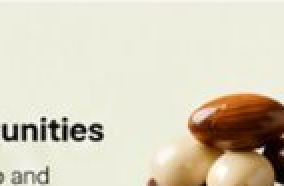
#> input picture scratch/crops/advanced_raw.png, 142 x 93 px, given in place of media_1794471726442_f7251523.jpg, which was not available (shown 2 times larger)
$ python crop_photos.py
#> lines starting #> are read from the running program, lines starting #| are printed output that depends on the picture
from PIL import Image, ImageEnhance, ImageFilter
import os

im = Image.open(r"C:\Users\user\.gemini\antigravity\brain\b9bba401-5ac3-4dbc-bd02-6911ef522a71\.user_uploaded\media_1794471726442_f7251523.jpg")
#> im is the input picture: PIL image 142x93 RGB; mean R, G, B 215.6, 208.8, 189.5
w, h = im.size
#> w = 142; h = 93
print("Original upload size:", w, h)
#| Original upload size: 142 93

# In media_1794471726442_f7251523.jpg (1024 x 200)
# Let's inspect the cards
# The cards are roughly at:
# Card 1 (Almond): x=59..204
# Card 2 (Cashew): x=218..359
# Card 3 (Raisins): x=371..514
# Card 4 (Coffee): x=525..668
# Card 5 (Seeds): x=681..823
# Card 6 (Advanced): x=835..977
# The photo inside each card is roughly from y=12 to y=105
# Let's crop just the photo from each card!
cards = [
    ("almond", 59, 12, 204, 105),
    ("cashew", 218, 12, 359, 105),
    ("raisins", 371, 12, 514, 105),
    ("coffee", 525, 12, 668, 105),
    ("seeds", 681, 12, 823, 105),
    ("advanced", 835, 12, 977, 105),
]

os.makedirs("scratch/crops", exist_ok=True)
for name, x1, y1, x2, y2 in cards:
    crop = im.crop((x1, y1, x2, y2))
    crop.save(f"scratch/crops/{name}_raw.png")
    print(f"Cropped {name}: {crop.size}")
#> this loop made 6 passes
#> pass 1, `crop = im.crop((x1, y1, x2, y2))`:
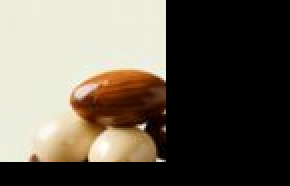
#> crop: PIL image 145x93 RGB (shown 2 times larger); mean R, G, B 102.4, 95.4, 83.7
#> after the loop: crop: PIL image 142x93 RGB; every value is 0

$ run again, on scratch/crops/seeds_raw.png
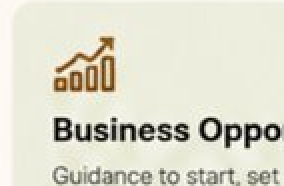
#> input picture scratch/crops/seeds_raw.png, 142 x 93 px, given in place of media_1794471726442_f7251523.jpg, which was not available (shown 2 times larger)
#> im is the input picture: PIL image 142x93 RGB; mean R, G, B 221.1, 220.1, 204.3
#| Original upload size: 142 93
#> the loop `for name, x1, y1, x2, y2 in cards:` made 6 passes
#> pass 1, `crop = im.crop((x1, y1, x2, y2))`:
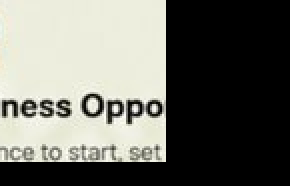
#> crop: PIL image 145x93 RGB (shown 2 times larger); mean R, G, B 109, 109.4, 101.9
